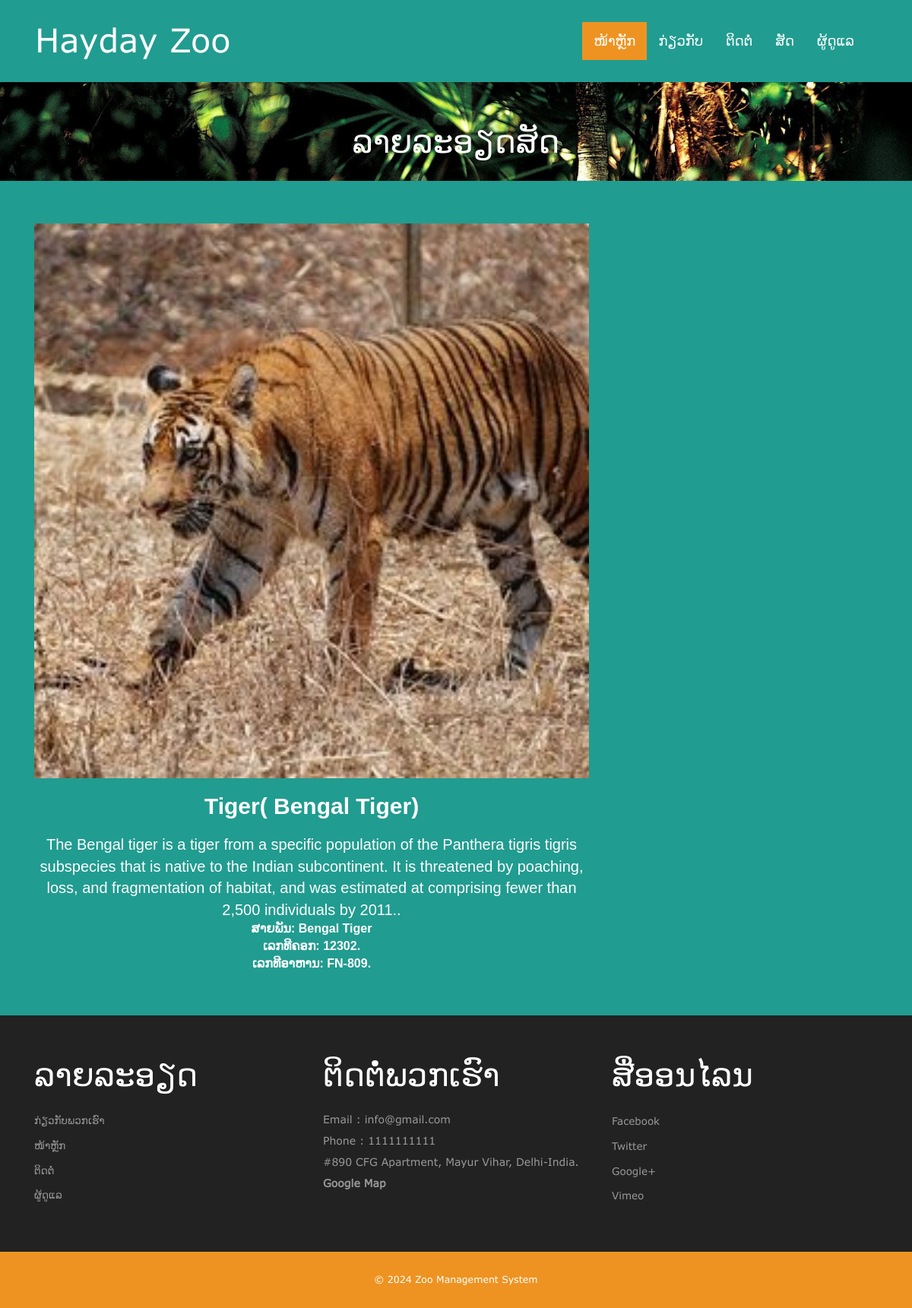
Screenshot of /zms/animal-detail.php?anid=3 with the database file from the repository.
### tables this page shows
CREATE TABLE `tblanimal` (
  `ID` int(10) NOT NULL,
  `AnimalName` varchar(200) DEFAULT NULL,
  `CageNumber` int(10) DEFAULT NULL,
  `FeedNumber` varchar(200) DEFAULT NULL,
  `Breed` varchar(200) DEFAULT NULL,
  `AnimalImage` varchar(200) DEFAULT NULL,
  `Description` mediumtext DEFAULT NULL,
  `CreationDate` timestamp NOT NULL DEFAULT current_timestamp() ON UPDATE current_timestamp()
);

CREATE TABLE `tblpage` (
  `ID` int(10) NOT NULL,
  `PageType` varchar(200) DEFAULT NULL,
  `PageTitle` varchar(200) DEFAULT NULL,
  `PageDescription` mediumtext DEFAULT NULL,
  `Email` varchar(200) DEFAULT NULL,
  `MobileNumber` bigint(10) DEFAULT NULL,
  `UpdationDate` timestamp NULL DEFAULT NULL ON UPDATE current_timestamp()
);

### zms/animal-detail.php (the view, shortened to what this page needs)
<?php
include('includes/dbconnection.php');
?>
<!DOCTYPE HTML>
<html>
<head>
	<link href="css/bootstrap.css" rel="stylesheet" type="text/css" media="all">
	<link href="css/style.css" rel="stylesheet" type="text/css" media="all" />
	<link rel="stylesheet" type="text/css" href="css/jquery.lightbox.css">
</head>
<body>
	<?php include_once('includes/header.php'); ?>
	<div class="banner-header">
		<div class="container">
			<h2 style="font-family:sans-serif">ລາຍລະອຽດສັດ</h2>
		</div>
	</div>
	<div class="content">
		<div class="gallery-section">
			<div class="container">
				<div class="welcome-grid">
					<div class="col-md-8">
						<div>
							<?php
							$anid = $_GET['anid'];
							$query = mysqli_query($con, "select * from tblanimal where ID='$anid'");
							while ($row = mysqli_fetch_array($query)) {
								?>
								<img src="admin/images/<?php echo $row['AnimalImage']; ?>" alt=" " class="img-responsive"
									width="300" height="300" />
								<h4 style="padding-top: 20px; font-family: sans-serif ;color: #fff; font-weight: bold; font-size: 30px;">
									<?php echo $row['AnimalName']; ?>(
									<?php echo $row['Breed']; ?>)
								</h4>
								<p style="padding-top: 20px ; font-family: sans-serif; color: #fff; font-size: 20px;">
									<?php echo $row['Description']; ?>.
								</p>
								<strong style="padding-top: 20px  ;font-family: sans-serif; color: #fff; font-size: 16px;">ສາຍພັນ:
									<?php echo $row['Breed']; ?>
								</strong><br>
								<strong style="padding-top: 20px  ;font-family: sans-serif; color: #fff; font-size: 16px;">ເລກທີຄອກ:
									<?php echo $row['CageNumber']; ?>.
								</strong><br>
								<strong style="padding-top: 20px ;font-family: sans-serif; color: #fff; font-size: 16px;"> ເລກທີອາຫານ:
									<?php echo $row['FeedNumber']; ?>.
								</strong>
							<?php } ?>
						</div>
					</div>
				</div>
			</div>
		</div>
		<?php include_once('includes/special.php'); ?>
	</div>
	<?php include_once('includes/footer.php'); ?>
</body>
</html>

### zms/includes/special.php
<div class="specials-section">
	<div class="container">
		<div class="specials-grids">
			<div class="col-md-4 specials1">
				<div style="font-family: sans-serif;">
				<h3  style="font-family: sans-serif;"> ລາຍລະອຽດ</h3>
				<ul>
					<li><a href="about.php">ກ່ຽວກັບພວກເຮົາ</a></li>
					<li><a href="index.php">ໜ້າຫຼັກ</a></li>
					<li><a href="contact.php">ຕິດຕໍ່</a></li>
					<li><a href="admin/index.php">ຜູ້ດູແລ</a></li>
				</ul>
				</div>
			</div>
			<div class="col-md-4 specials1">
				<h3  style="font-family: sans-serif;">ຕິດຕໍ່ພວກເຮົາ</h3>
				<?php
				$query = mysqli_query($con, "select * from  tblpage where PageType='contactus'");
				while ($row = mysqli_fetch_array($query)) {
					?>
					<address>
						<p>Email :
							<?php echo $row['Email']; ?>
						</p>
						<p>Phone :
							<?php echo $row['MobileNumber']; ?>
						</p>
						<p>
							<?php echo $row['PageDescription']; ?>
						</p>
						<p>
							<a style="font-weight: bold;" href="https://maps.app.goo.gl/tSKTXJKguVgV8orv9" >Google Map</a>
						</p>
					</address>
				<?php } ?>
			</div>
			<div class="col-md-4 specials1">
				<h3  style="font-family: sans-serif;">ສື່ອອນໄລນ</h3>
				<ul>
					<li><a href="#">facebook</a></li>
					<li><a href="#">twitter</a></li>
					<li><a href="#">google+</a></li>
					<li><a href="#">vimeo</a></li>
				</ul>
			</div>
			<div class="clearfix"></div>
		</div>
	</div>
</div>

### zms/css/style.css (style rules this page uses)
body a { transition:0.5s all; -webkit-transition:0.5s all; -moz-transition:0.5s all; -o-transition:0.5s all; -ms-transition:0.5s all; }
h1,h2,h3,h4,h5,h6 { padding:0 0; margin:0 0; }
p { padding:0 0; margin:0 0; }
ul { padding:0 0; margin:0 0; }
body { padding:0 0; margin:0 0; font-family:"Verdana"; background-color: #219C90; }
.welcome-grid img { width: 100%; }
.specials-section { padding: 4em 0; background: #222; }
.specials-section h3 { font-size: 3em; text-transform: capitalize; font-family: 'Verdana'; color: #fff; margin-bottom: 0.5em; }
.specials1 p { font-size: 1em; line-height: 2em; color: #999; }
.specials1 ul li { list-style-type: none; padding: 0.3em 0; }
.specials1 p a { color: #999; }
.specials1 ul li a { font-size: 0.965em; text-decoration: none; line-height: 1.8em; color: #999; list-style: none; text-transform: capitalize; }
.banner-header { background: url("../images/bg5.jpg")no-repeat 0px 0px; background-size: cover; min-height: 140px; text-align:center; padding: 4em 0 0; }
.banner-header h2 { font-size: 3em; text-transform: capitalize; font-family: 'Verdana'; color: #fff; }
.gallery-section { padding:4em 0; text-align: center; }
@media (max-width:1440px) { .banner-header { min-height: 130px; } }

### rows the page displays
tblanimal: AnimalImage (picture), AnimalName "Tiger", Breed "Bengal Tiger", Description "The Bengal tiger is a tiger from a specific population of the Panthera tigris tigris subspecies that is native to the Indian subcontinent. It is threatened by poaching, loss, and fragmentation of habitat, and was estimated at comprising fewer than 2,500 individuals by 2011.", CageNumber "12302", FeedNumber "FN-809"
tblpage: Email "info@gmail.com", MobileNumber "1111111111", PageDescription "#890 CFG Apartment, Mayur Vihar, Delhi-India."
